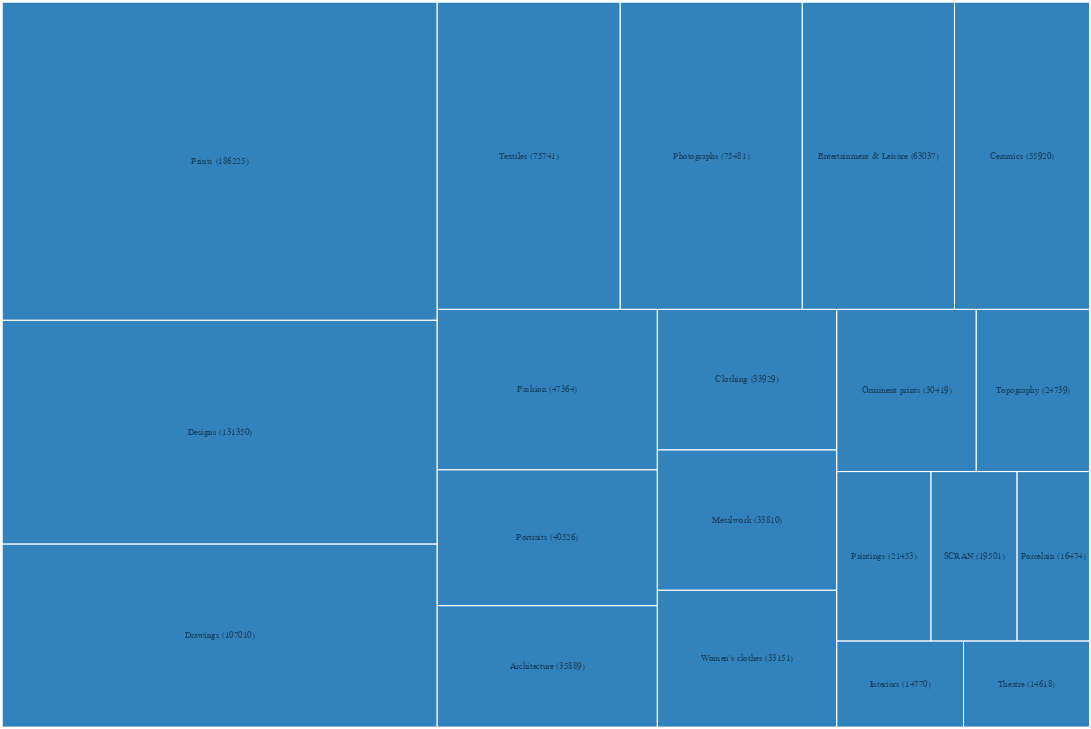

The notebook cell this image was saved under:
### Code cell
req = requests.get('http://vam-etc-test-api.azureedge.net/api/v2/objects/clusters/search?cluster_type=category')

object_data = req.json()
object_info = object_data["info"]
object_clusters = object_data["clusters"]
materials = object_clusters["categories"]["terms"]
treemap(materials, "Categories")

### Figure 1 — Vega specification as saved in the notebook (floating-point values rounded to 4 significant figures)
{"$schema": "https://vega.github.io/schema/vega/v5.json", "autosize": "none", "data": [{"name": "tree", "transform": [{"key": "id", "parentKey": "parent", "type": "stratify"}, {"field": "value", "round": true, "size": [{"signal": "width"}, {"signal": "height"}], "sort": {"field": "value", "order": "descending"}, "type": "treemap"}], "values": [{"children": 20, "depth": 0, "id": 0, "name": "Makers", "value": 0, "x0": 0, "x1": 1200, "y0": 0, "y1": 800}, {"children": 0, "depth": 1, "id": 1, "name": "Prints (186225)", "parent": "0", "value": 186225, "x0": 0, "x1": 480, "y0": 0, "y1": 351}, {"children": 0, "depth": 1, "id": 2, "name": "Designs (131350)", "parent": "0", "value": 131350, "x0": 0, "x1": 480, "y0": 351, "y1": 598}, {"children": 0, "depth": 1, "id": 3, "name": "Drawings (107010)", "parent": "0", "value": 107010, "x0": 0, "x1": 480, "y0": 598, "y1": 800}, {"children": 0, "depth": 1, "id": 4, "name": "Textiles (75741)", "parent": "0", "value": 75741, "x0": 480, "x1": 682, "y0": 0, "y1": 339}, {"children": 0, "depth": 1, "id": 5, "name": "Photographs (75481)", "parent": "0", "value": 75481, "x0": 682, "x1": 883, "y0": 0, "y1": 339}, {"children": 0, "depth": 1, "id": 6, "name": "Entertainment & Leisure (63037)", "parent": "0", "value": 63037, "x0": 883, "x1": 1051, "y0": 0, "y1": 339}, {"children": 0, "depth": 1, "id": 7, "name": "Ceramics (55920)", "parent": "0", "value": 55920, "x0": 1051, "x1": 1200, "y0": 0, "y1": 339}, {"children": 0, "depth": 1, "id": 8, "name": "Fashion (47364)", "parent": "0", "value": 47364, "x0": 480, "x1": 723, "y0": 339, "y1": 516}, {"children": 0, "depth": 1, "id": 9, "name": "Portraits (40526)", "parent": "0", "value": 40526, "x0": 480, "x1": 723, "y0": 516, "y1": 666}, {"children": 0, "depth": 1, "id": 10, "name": "Architecture (35889)", "parent": "0", "value": 35889, "x0": 480, "x1": 723, "y0": 666, "y1": 800}, {"children": 0, "depth": 1, "id": 11, "name": "Clothing (33929)", "parent": "0", "value": 33929, "x0": 723, "x1": 921, "y0": 339, "y1": 494}, {"children": 0, "depth": 1, "id": 12, "name": "Metalwork (33810)", "parent": "0", "value": 33810, "x0": 723, "x1": 921, "y0": 494, "y1": 649}, {"children": 0, "depth": 1, "id": 13, "name": "Women's clothes (33151)", "parent": "0", "value": 33151, "x0": 723, "x1": 921, "y0": 649, "y1": 800}, {"children": 0, "depth": 1, "id": 14, "name": "Ornament prints (30419)", "parent": "0", "value": 30419, "x0": 921, "x1": 1075, "y0": 339, "y1": 518}, {"children": 0, "depth": 1, "id": 15, "name": "Topography (24739)", "parent": "0", "value": 24739, "x0": 1075, "x1": 1200, "y0": 339, "y1": 518}, {"children": 0, "depth": 1, "id": 16, "name": "Paintings (21453)", "parent": "0", "value": 21453, "x0": 921, "x1": 1025, "y0": 518, "y1": 705}, {"children": 0, "depth": 1, "id": 17, "name": "SCRAN (19501)", "parent": "0", "value": 19501, "x0": 1025, "x1": 1120, "y0": 518, "y1": 705}, {"children": 0, "depth": 1, "id": 18, "name": "Porcelain (16474)", "parent": "0", "value": 16474, "x0": 1120, "x1": 1200, "y0": 518, "y1": 705}, {"children": 0, "depth": 1, "id": 19, "name": "Interiors (14770)", "parent": "0", "value": 14770, "x0": 921, "x1": 1061, "y0": 705, "y1": 800}, {"children": 0, "depth": 1, "id": 20, "name": "Theatre (14618)", "parent": "0", "value": 14618, "x0": 1061, "x1": 1200, "y0": 705, "y1": 800}]}, {"name": "nodes", "source": "tree", "transform": [{"expr": "datum.children", "type": "filter"}]}, {"name": "leaves", "source": "tree", "transform": [{"expr": "datum.parent == 0", "type": "filter"}]}], "description": "An example of treemap layout for hierarchical data.", "height": 800, "marks": [{"encode": {"enter": {"fill": {"field": "name", "scale": "color"}}, "update": {"x": {"field": "x0"}, "x2": {"field": "x1"}, "y": {"field": "y0"}, "y2": {"field": "y1"}}}, "from": {"data": "nodes"}, "interactive": false, "type": "rect"}, {"encode": {"enter": {"stroke": {"value": "#fff"}}, "hover": {"fill": {"value": "red"}}, "update": {"fill": {"value": "transparent"}, "x": {"field": "x0"}, "x2": {"field": "x1"}, "y": {"field": "y0"}, "y2": {"field": "y1"}}}, "from": {"data": "leaves"}, "type": "rect"}, {"encode": {"enter": {"align": {"value": "center"}, "baseline": {"value": "middle"}, "fill": {"value": "#000"}, "fillOpacity": {"field": "depth", "scale": "opacity"}, "font": {"value": "Helvetica Neue, Arial"}, "fontSize": {"field": "depth", "scale": "size"}, "text": {"field": "name"}}, "update": {"x": {"signal": "0.5 * (datum.x0 + datum.x1)"}, "y": {"signal": "0.5 * (datum.y0 + datum.y1)"}}}, "from": {"data": "leaves"}, "interactive": false, "type": "text"}], "padding": 2.5, "scales": [{"domain": {"data": "nodes", "field": "name"}, "name": "color", "range": ["#3182bd", "#6baed6", "#9ecae1", "#c6dbef", "#e6550d", "#fd8d3c", "#fdae6b", "#fdd0a2", "#31a354", "#74c476", "#a1d99b", "#c7e9c0", "#756bb1", "#9e9ac8", "#bcbddc", "#dadaeb", "#636363", "#969696", "#bdbdbd", "#d9d9d9"], "type": "ordinal"}, {"domain": [0, 1, 2, 3], "name": "size", "range": [256, 10, 20, 14], "type": "ordinal"}, {"domain": [0, 1, 2, 3], "name": "opacity", "range": [0.15, 0.5, 0.8, 1], "type": "ordinal"}], "width": 1200}
